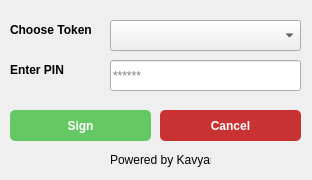
<?xml version="1.0" encoding="UTF-8"?>
<ui version="4.0">
 <class>Dialog</class>
 <widget class="QDialog" name="Dialog">
  <property name="geometry">
   <rect>
    <x>0</x>
    <y>0</y>
    <width>312</width>
    <height>180</height>
   </rect>
  </property>
  <property name="mouseTracking">
   <bool>false</bool>
  </property>
  <property name="windowTitle">
   <string>Digital Signature</string>
  </property>
  <property name="accessibleName">
   <string/>
  </property>
  <widget class="QComboBox" name="token">
   <property name="geometry">
    <rect>
     <x>110</x>
     <y>20</y>
     <width>191</width>
     <height>31</height>
    </rect>
   </property>
  </widget>
  <widget class="QLineEdit" name="getpin">
   <property name="geometry">
    <rect>
     <x>110</x>
     <y>60</y>
     <width>191</width>
     <height>31</height>
    </rect>
   </property>
   <property name="placeholderText">
    <string>******</string>
   </property>
  </widget>
  <widget class="QLabel" name="label">
   <property name="enabled">
    <bool>true</bool>
   </property>
   <property name="geometry">
    <rect>
     <x>10</x>
     <y>60</y>
     <width>61</width>
     <height>20</height>
    </rect>
   </property>
   <property name="minimumSize">
    <size>
     <width>0</width>
     <height>0</height>
    </size>
   </property>
   <property name="mouseTracking">
    <bool>true</bool>
   </property>
   <property name="styleSheet">
    <string notr="true">font: 10pt &quot;MS Shell Dlg 2&quot;;</string>
   </property>
   <property name="text">
    <string>&lt;html&gt;&lt;head/&gt;&lt;body&gt;&lt;p&gt;&lt;span style=&quot; font-weight:600;&quot;&gt;Enter PIN&lt;/span&gt;&lt;/p&gt;&lt;/body&gt;&lt;/html&gt;</string>
   </property>
  </widget>
  <widget class="QLabel" name="label_2">
   <property name="geometry">
    <rect>
     <x>10</x>
     <y>20</y>
     <width>91</width>
     <height>20</height>
    </rect>
   </property>
   <property name="styleSheet">
    <string notr="true">font: 75 10pt &quot;MS Shell Dlg 2&quot;;</string>
   </property>
   <property name="text">
    <string>&lt;html&gt;&lt;head/&gt;&lt;body&gt;&lt;p&gt;&lt;span style=&quot; font-weight:600;&quot;&gt;Choose Token&lt;/span&gt;&lt;/p&gt;&lt;/body&gt;&lt;/html&gt;</string>
   </property>
  </widget>
  <widget class="QPushButton" name="sign">
   <property name="geometry">
    <rect>
     <x>10</x>
     <y>110</y>
     <width>141</width>
     <height>31</height>
    </rect>
   </property>
   <property name="styleSheet">
    <string notr="true">QPushButton{	
background-color : rgb(100, 200, 100);
color:rgb(255, 255, 255);
font: 11pt &quot;Segoe UI&quot;;
font: bold;
border-radius: 5px;}

QPushButton::pressed{background-color :rgb(50, 50,50);}</string>
   </property>
   <property name="text">
    <string>Sign</string>
   </property>
  </widget>
  <widget class="QPushButton" name="cancel">
   <property name="geometry">
    <rect>
     <x>160</x>
     <y>110</y>
     <width>141</width>
     <height>31</height>
    </rect>
   </property>
   <property name="styleSheet">
    <string notr="true">QPushButton{	
background-color : rgb(200, 50, 50);
color:rgb(255, 255, 255);
font: 11pt &quot;Segoe UI&quot;;
font: bold;
border-radius: 5px;}

QPushButton::pressed{background-color :rgb(50, 50,50);}</string>
   </property>
   <property name="text">
    <string>Cancel</string>
   </property>
  </widget>
  <widget class="QLabel" name="label_3">
   <property name="geometry">
    <rect>
     <x>110</x>
     <y>150</y>
     <width>101</width>
     <height>20</height>
    </rect>
   </property>
   <property name="text">
    <string>Powered by Kavyant</string>
   </property>
  </widget>
 </widget>
 <resources/>
 <connections/>
</ui>
